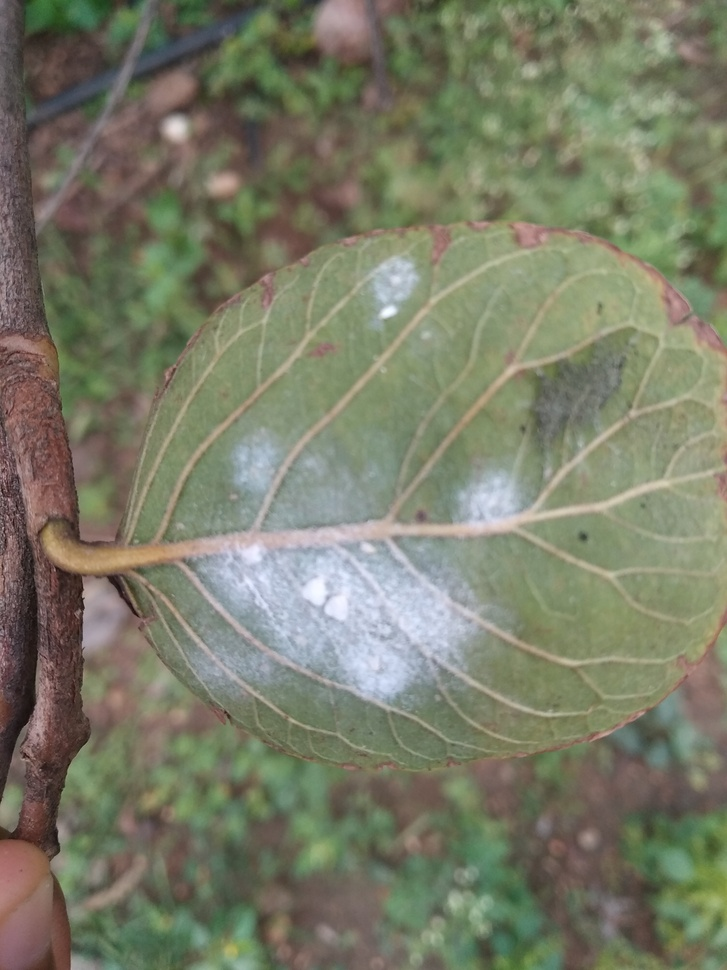
#> input picture IMAGE PROCESSING/BASIC EXTENDED/leaf1.jpg, 727 x 970 px, shrunk from 3000 x 4000 before the run
$ jupyter execute 'IMAGE PRE-PROCESSING.ipynb'
#> lines starting #> are read from the running program, lines starting #| are printed output that depends on the picture; after the words box and inside, x2 and y2 are one past the last pixel; in counts of white or black regions, pixels touching at a corner belong together
# IMAGE PREPROCESSING

[cell 1]
import numpy as np
import matplotlib.pyplot as plt
from skimage.filters import threshold_otsu
from skimage import data, color

def show_image(image, title='Image', cmap_type='gray'):
    plt.imshow(image, cmap=cmap_type)
    plt.title(title)
    plt.axis('off')

leaf_image = plt.imread('leaf1.jpg')
#> leaf_image is the input picture: shape (970, 727, 3); mean R, G, B 121.5, 124, 103.6

# Turn the image grayscale
gray_leaf_image = color.rgb2gray(leaf_image)
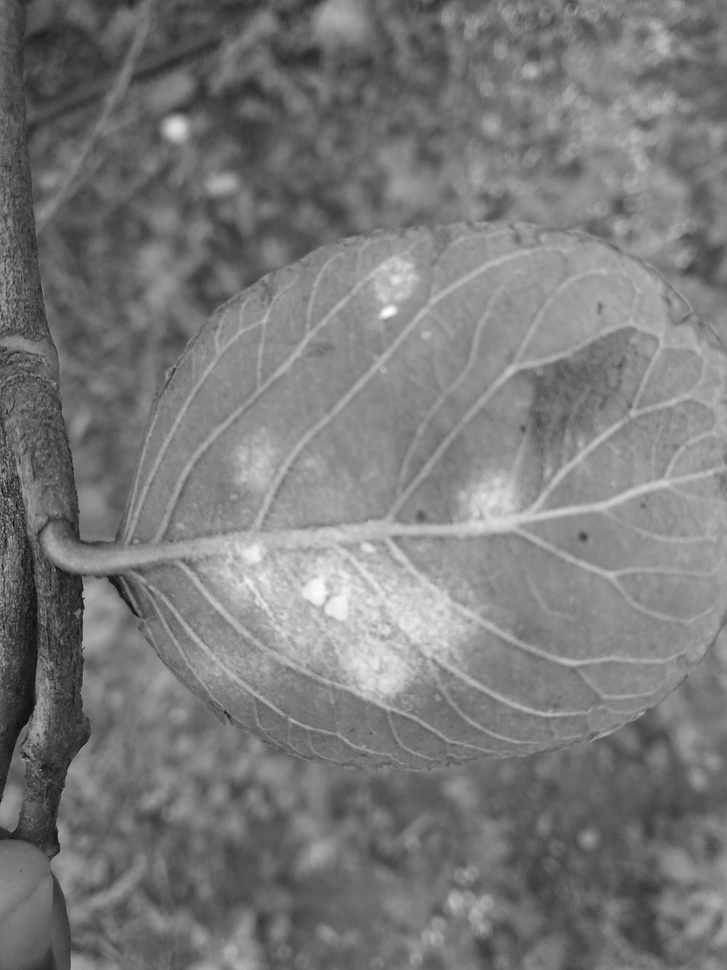
#> gray_leaf_image: shape (970, 727) float64; min 0.0352, max 0.992, mean 0.478

# Obtain the optimal thresh
thresh = threshold_otsu(gray_leaf_image)
#> thresh = 0.478

# Obtain the binary image by applying thresholding
binary_image = gray_leaf_image > thresh
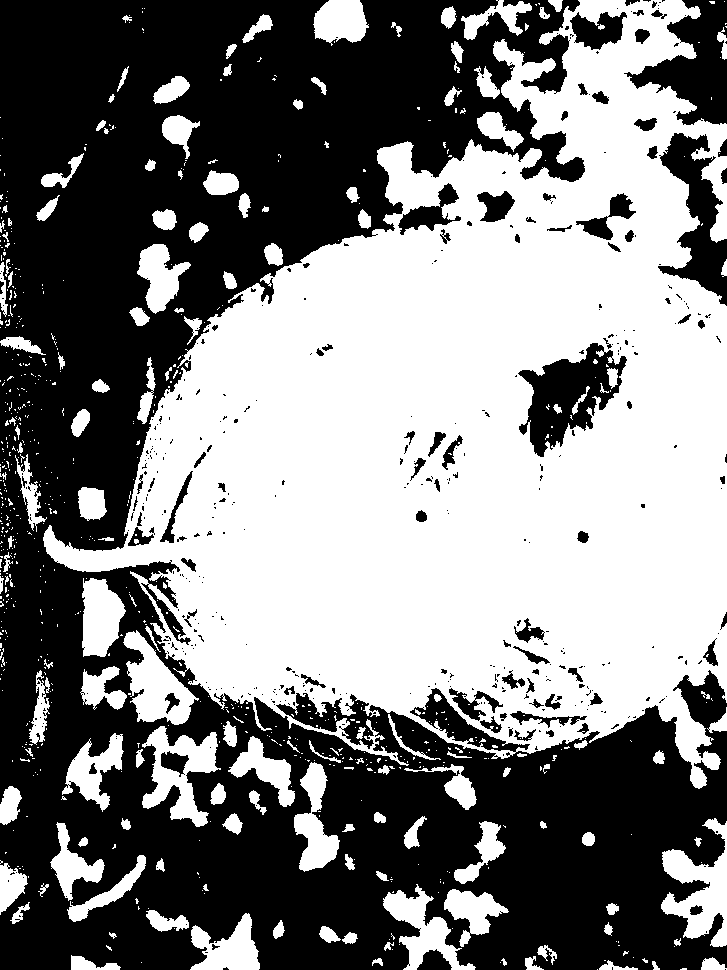
#> binary_image: shape (970, 727) bool; 49.8% white; 746 white regions (595 under 20 px), largest, box (x1, y1, x2, y2) and area: (43, 0, 727, 789) 290984, (661, 818, 727, 947) 4024, (142, 726, 221, 827) 3548

# Show the resulting binary image
show_image(binary_image, 'Binarized Leaf image')

$ run again, with IMAGE PROCESSING/BASIC EXTENDED/sudo.jpg copied over IMAGE PROCESSING/BASIC EXTENDED/leaf1.jpg
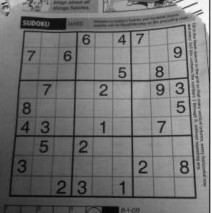
#> input picture IMAGE PROCESSING/BASIC EXTENDED/sudo.jpg, 212 x 213 px
#> leaf_image is the input picture: shape (213, 212, 3); min 0, max 255, mean 115
#> thresh = 0.432
#> `binary_image = gray_leaf_image > thresh`:
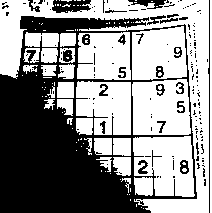
#> binary_image: shape (213, 212) bool; 57.1% white; 162 black regions (135 under 20 px), largest, box (x1, y1, x2, y2) and area: (0, 16, 197, 213) 16977, (52, 0, 91, 13) 364, (208, 0, 210, 213) 219
